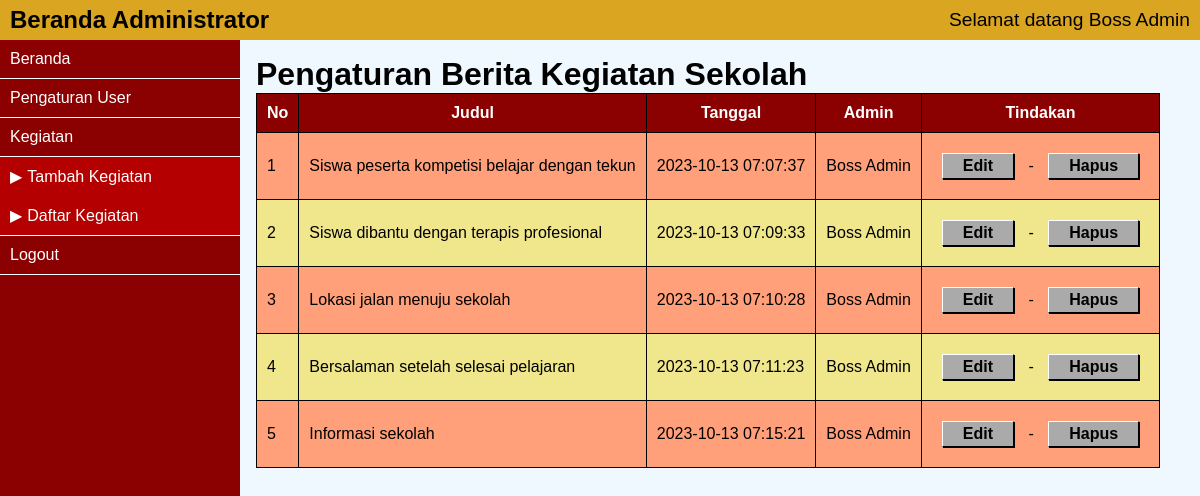
/admin/kegiatan-daftar.php (signed in), run on the app's committed database.
### tables this page shows
CREATE TABLE `kegiatan` (
  `ID_kegiatan` int(10) NOT NULL,
  `judul_kegiatan` varchar(200) NOT NULL,
  `artikel_kegiatan` text NOT NULL,
  `tgl_upload` datetime NOT NULL,
  `ID_admin` int(2) NOT NULL
);

### admin/functions.php (the view, shortened to what this page needs)
<?php
function get_data( $sql ) {
    global $koneksi;
    $hasil = array();
    $query = mysqli_query($koneksi, $sql);
    if (mysqli_num_rows($query) == 0) {
        return $hasil;
    }
    else
    {
        while( $row = mysqli_fetch_assoc($query)){
            $hasil[] = $row;
        }
        return $hasil;
    }
}
function buat_tabel( $class, $judul, $array ) {
    $nomor_urut = 1;
    $hasil = "<table class='$class'>";
    $hasil .= "<tr><th>No</th>";
    for($i=0; $i<count($judul); $i++) {
        $hasil .= "<th>$judul[$i]</th>";
    }
    $hasil .= "</tr>";
    for ($i=0; $i<count($array); $i++) {
        $hasil .= "<tr>";
        $hasil .= "<td>$nomor_urut</td>";
        $nomor_urut ++;
        $baris = $array[$i];
        for ($j=0; $j<count($baris); $j++) {
            $hasil .= "<TD>$baris[$j]</TD>";
        }
        $hasil .= "</tr>";
    }
    $hasil .= "</table>";
    echo $hasil;
}

### admin/style-admin.css (style rules this page uses)
* { margin:0; padding:0; box-sizing: border-box; }
html, body { height: 100%; font-family: Arial; }
.tabel_login, .tabel_login tr, .tabel_login th, .tabel_login td { border:1px solid black; border-collapse: collapse; }
.tabel_login th, .tabel_login td { padding: 10px; }
.tabel_login tr:nth-child(odd) { background-color: khaki; }
.tabel_login tr:nth-child(even) { background-color:lightsalmon; }
.tabel_login th { color: white; background-color: darkred; }

### data on the page
kegiatan: judul_kegiatan "Siswa peserta kompetisi belajar dengan tekun", tgl_upload "2023-10-13 07:07:37"
kegiatan: judul_kegiatan "Siswa dibantu dengan terapis profesional", tgl_upload "2023-10-13 07:09:33"
kegiatan: judul_kegiatan "Lokasi jalan menuju sekolah", tgl_upload "2023-10-13 07:10:28"
kegiatan: judul_kegiatan "Bersalaman setelah selesai pelajaran", tgl_upload "2023-10-13 07:11:23"
kegiatan: judul_kegiatan "Informasi sekolah", tgl_upload "2023-10-13 07:15:21"

### other printed values
$_SESSION["user"]["display_name"] "Boss Admin"
$judul[$i] "Judul"
$judul[$i] "Tanggal"
$judul[$i] "Admin"
$judul[$i] "Tindakan"
$baris[$j] "Boss Admin"
$baris[$j] "-"
